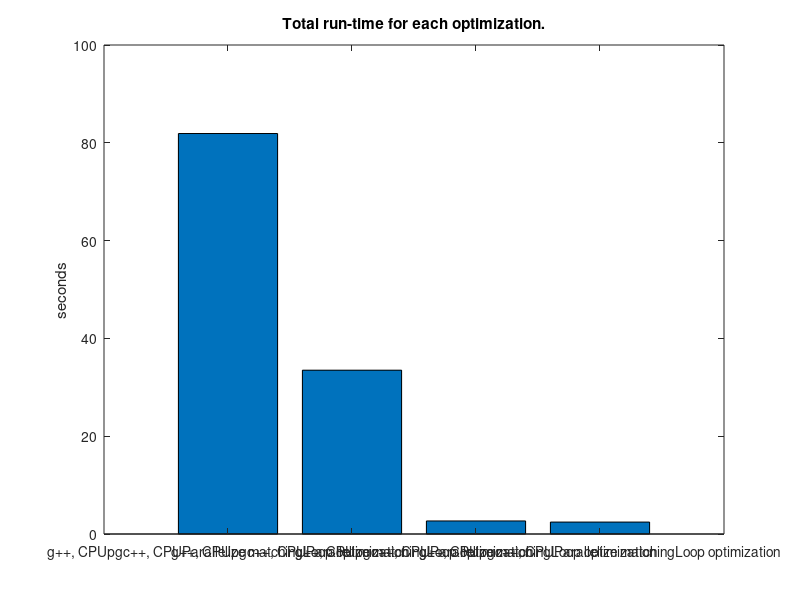

Reproduce this figure in MATLAB.
% data = [0.283, 0.009, 0.658, 1.01];
% names = ["hash base vectors", "create LSH tables"...
%     "Find potential matches", "match potential matches"];
% bar(data);
% set(gca,'xticklabel',names)
% set(gcf,'position',[100,100,768,512])
% ylabel("seconds")
% title("Run-time for each phase, loops optimized.")


% data = [129, 36.2, 33.9, 7.39, 6.65, 3.46];
% names = ["g++, CPU", "pgc++, CPU",...
%     "Parallelize hashing", "Parallelize matching", ...
%     "Loop optimization", "Memory movement in bulk"];
% bar(data);
% set(gca,'xticklabel',names)
% set(gcf,'position',[100,100,768,512])
% ylabel("seconds")
% title("Total run-time for each optimization.")
% 

% data = [61.9, 7.93, 4.19, 3.68, 0.726];
% names = ["g++, CPU",...
%     "pgc++, CPU",...
%     "Parallelize hashing", ...
%     "Loop optimization", ...
%     "Memory movement in bulk"];
% bar(data);
% set(gca,'xticklabel',names)
% set(gcf,'position',[100,100,768,512])
% ylabel("seconds")
% title("Hashing run-time for each optimization.")

data = [81.9, 33.5, 2.67, 2.44];
names = ["g++, CPU",...
    "pgc++, CPU",...
    "Parallelize matching", ...
    "Loop optimization"];
bar(data);
set(gca,'xticklabel',names)
set(gcf,'position',[100,100,700,512])
ylabel("seconds")
title("Total run-time for each optimization.")

% Serial using g++ 81.9s 2.25s 78.6s
% Serial using pgc++ 33.5s 0.257s 30.9s
% Parallelize 2.67s 0.304s 1.31s
% Loop optimization 2.44s 0.283s 1.01s

